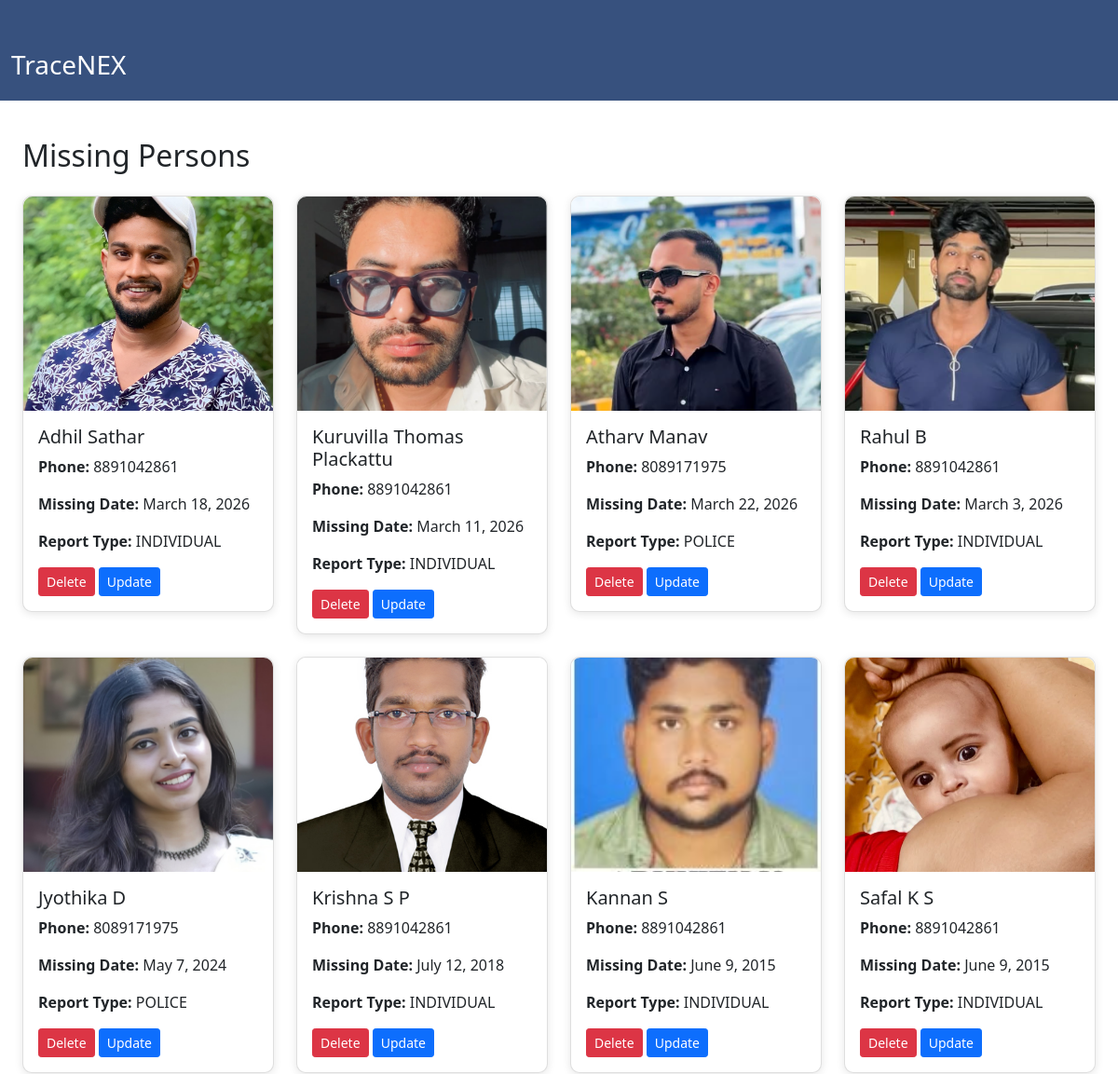
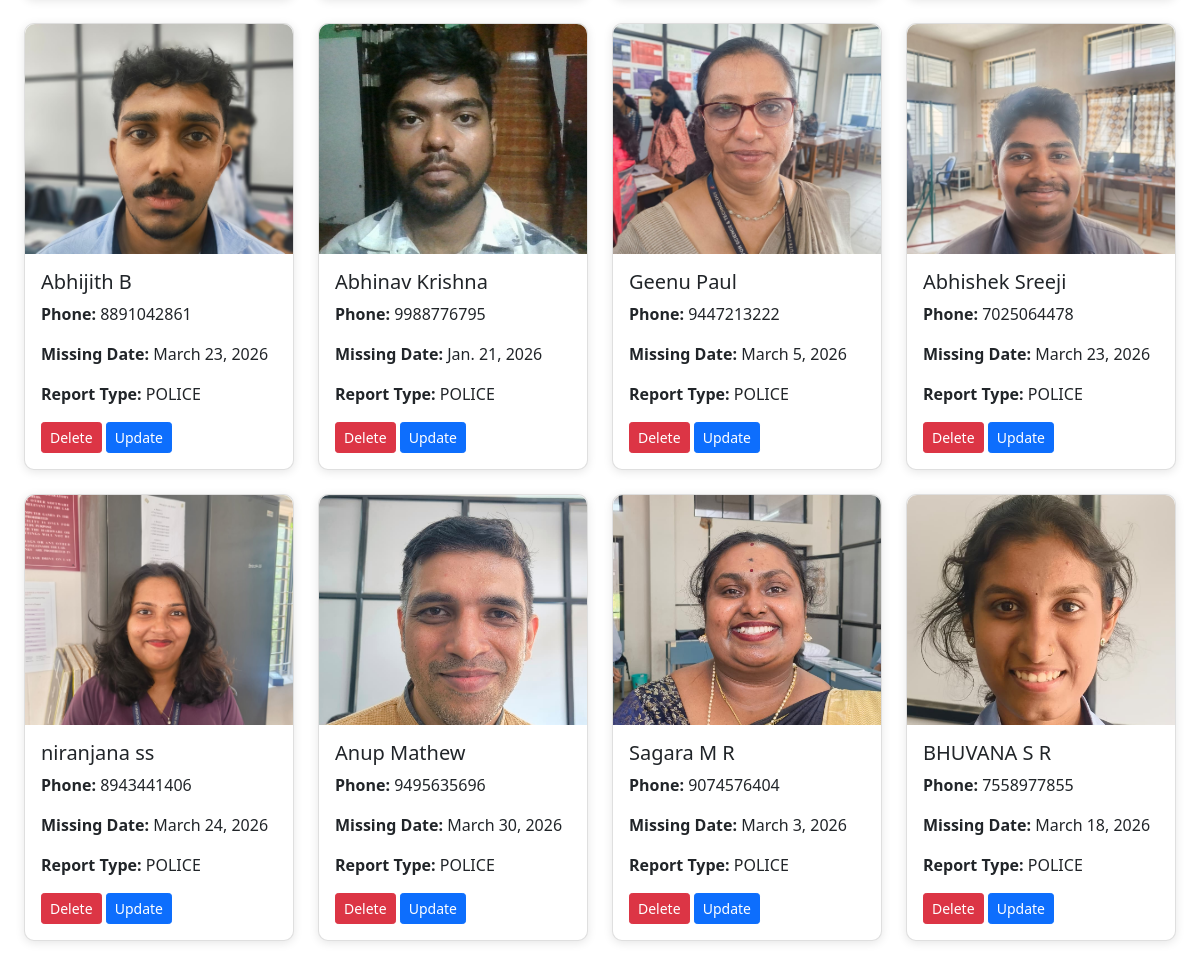
Screenshot of /missing/ with the database file from the repository (2 pictures, top to bottom).
### missingperson/models.py (models this page shows, shortened)
class MissingPerson(models.Model):
    REPORT_TYPE_CHOICES = (
        ("POLICE", "Police"),
        ("INDIVIDUAL", "Individual"),
    )
    GENDER_CHOICES = (
        ("Male", "Male"),
        ("Female", "Female"),
        ("Other", "Other"),
    )
    first_name = models.CharField(
        max_length=100
    )
    last_name = models.CharField(
        max_length=100
    )
    father_name = models.CharField(
        max_length=100
    )
    date_of_birth = models.DateField()
    address = models.TextField()
    phone_number = models.CharField(
        max_length=15
    )
    aadhar_number = models.CharField(
        max_length=20
    )
    missing_from = models.DateField()
    email = models.EmailField()
    gender = models.CharField(
        max_length=10,
        choices=GENDER_CHOICES
    )
    image = models.ImageField(
        upload_to="missing_persons/"
    )
    report_type = models.CharField(
        max_length=20,
        choices=REPORT_TYPE_CHOICES,
        default="INDIVIDUAL"
    )
    created_at = models.DateTimeField(
        auto_now_add=True
    )

### missingperson/views.py (the view)
# urls.py: path('missing/', missing, name='missing'),
def missing(request):
    persons = MissingPerson.objects.all()
    return render(
        request,
        "missing.html",
        {"persons": persons}
    )

### missingperson/templates/missing.html (shortened to what this page needs)
<!DOCTYPE html>
<html>
<head>
<link href="https://cdn.jsdelivr.net/npm/bootstrap@5.0.2/dist/css/bootstrap.min.css"
rel="stylesheet">
</head>
<body>
<nav class="navbar navbar-dark"
style="background-color:#37517E;">
<div class="container-fluid">
<a class="navbar-brand"
href="/">
<h3>TraceNEX</h3>
</a>
</div>
</nav>
<div class="container-fluid px-4">
<h2 class="mb-4">Missing Persons</h2>
<div class="row">
{% for person in persons %}
<div class="col-lg-3 col-md-6 col-sm-12 mb-4">
<div class="card">
<img src="{{ person.image.url }}"
class="card-img-top">
<div class="card-body">
<h5 class="card-title">
{{ person.first_name }}
{{ person.last_name }}
</h5>
<p>
<b>Phone:</b>
{{ person.phone_number }}
</p>
<p>
<b>Missing Date:</b>
{{ person.missing_from }}
</p>
<p>
<b>Report Type:</b>
{{ person.report_type }}
</p>
<a href="/delete/{{ person.id }}/"
class="btn btn-danger btn-sm">
Delete
</a>
<a href="/update/{{ person.id }}/"
class="btn btn-primary btn-sm">
Update
</a>
</div>
</div>
</div>
{% empty %}
<h4>No Missing Persons Found</h4>
{% endfor %}
</div>
</div>
</body>
</html>

### missingperson/templates/missing.html (style rules this page uses)
.card { box-shadow: 0px 2px 10px rgba(0,0,0,0.1); border-radius: 10px; transition: 0.2s; }
.card img { height: 230px; object-fit: cover; border-top-left-radius: 10px; border-top-right-radius: 10px; }
.container-fluid { margin-top: 40px; }

### rows the page displays
MissingPerson: image (picture), first_name "Adhil", last_name "Sathar", phone_number "8891042861", missing_from "March 18, 2026", report_type "INDIVIDUAL"
MissingPerson: image (picture), first_name "Kuruvilla Thomas", last_name "Plackattu", phone_number "8891042861", missing_from "March 11, 2026", report_type "INDIVIDUAL"
MissingPerson: image (picture), first_name "Atharv", last_name "Manav", phone_number "8089171975", missing_from "March 22, 2026", report_type "POLICE"
MissingPerson: image (picture), first_name "Rahul", last_name "B", phone_number "8891042861", missing_from "March 3, 2026", report_type "INDIVIDUAL"
MissingPerson: image (picture), first_name "Jyothika", last_name "D", phone_number "8089171975", missing_from "May 7, 2024", report_type "POLICE"
MissingPerson: image (picture), first_name "Krishna", last_name "S P", phone_number "8891042861", missing_from "July 12, 2018", report_type "INDIVIDUAL"
MissingPerson: image (picture), first_name "Kannan", last_name "S", phone_number "8891042861", missing_from "June 9, 2015", report_type "INDIVIDUAL"
MissingPerson: image (picture), first_name "Safal", last_name "K S", phone_number "8891042861", missing_from "June 9, 2015", report_type "INDIVIDUAL"
MissingPerson: image (picture), first_name "Abhijith", last_name "B", phone_number "8891042861", missing_from "March 23, 2026", report_type "POLICE"
MissingPerson: image (picture), first_name "Abhinav", last_name "Krishna", phone_number "9988776795", missing_from "Jan. 21, 2026", report_type "POLICE"
MissingPerson: image (picture), first_name "Geenu", last_name "Paul", phone_number "9447213222", missing_from "March 5, 2026", report_type "POLICE"
MissingPerson: image (picture), first_name "Abhishek", last_name "Sreeji", phone_number "7025064478", missing_from "March 23, 2026", report_type "POLICE"
MissingPerson: image (picture), first_name "niranjana", last_name "ss", phone_number "8943441406", missing_from "March 24, 2026", report_type "POLICE"
MissingPerson: image (picture), first_name "Anup", last_name "Mathew", phone_number "9495635696", missing_from "March 30, 2026", report_type "POLICE"
MissingPerson: image (picture), first_name "Sagara", last_name "M R", phone_number "9074576404", missing_from "March 3, 2026", report_type "POLICE"
MissingPerson: image (picture), first_name "BHUVANA", last_name "S R", phone_number "7558977855", missing_from "March 18, 2026", report_type "POLICE"
